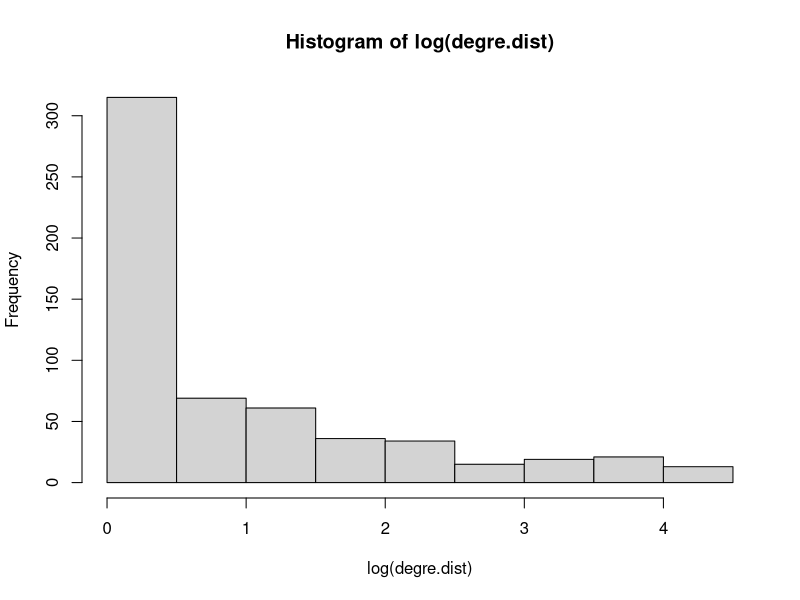
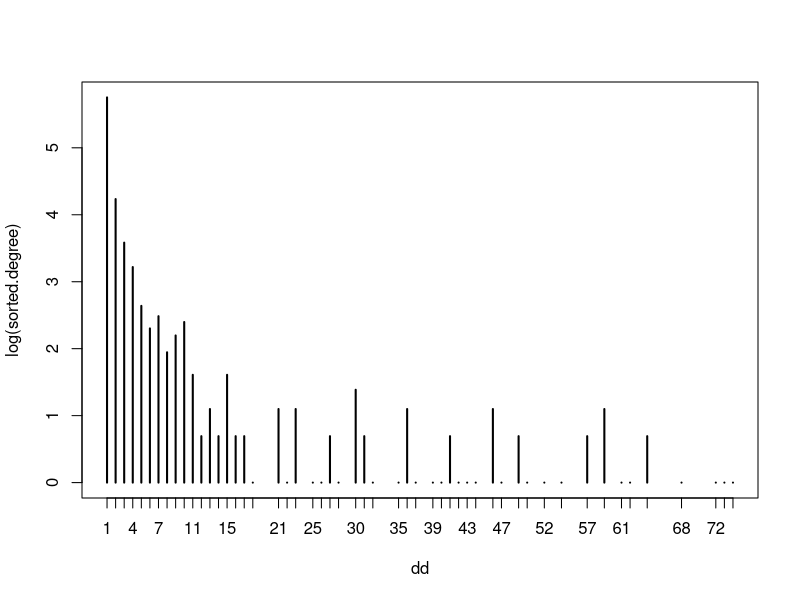
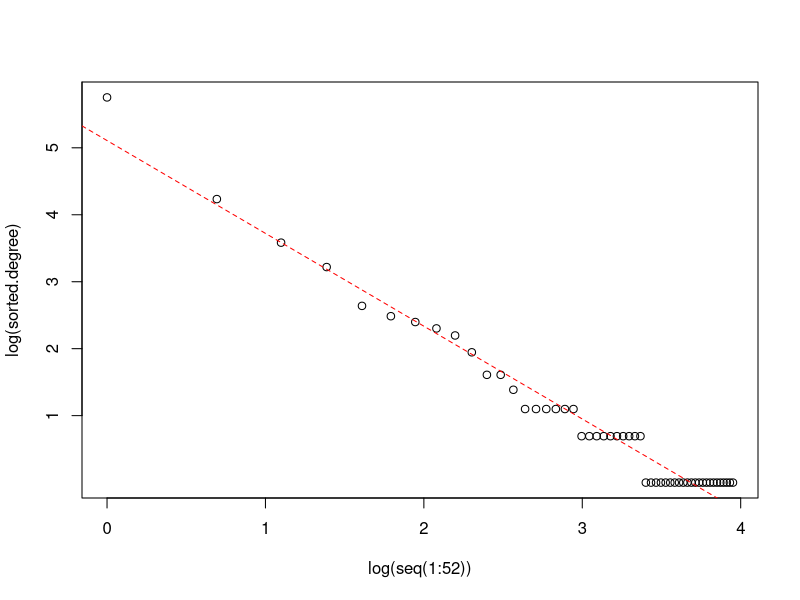

Source code (R) for these figures, in order:
setwd("C:\\R\\data\\how simple are tropical food webs\\guilds data from equal sampling\\")
guilds <- read.table("guilds.csv", header = TRUE, sep = "\t")

guilds[is.na(guilds)] = 0
guilds <- guilds[,2:39]

insects.degree <- rowSums(guilds>0)
insects.degree <- as.matrix(insects.degree)
dim(insects.degree)

plants.degree <- colSums(guilds>0)
plants.degree <- as.matrix(plants.degree)
dim(plants.degree)

degre.dist <- rbind(insects.degree, plants.degree)
dim(degre.dist)
hist(log(degre.dist))

dd <- degre.dist[,1]
degree <- table(dd)
sorted.degree <- sort(degree, decreasing = TRUE)
plot(log(sorted.degree))
dim(sorted.degree)
plot(log(seq(1:52)), log(sorted.degree))
log.fit.degree <- lm(log(sorted.degree) ~ log(seq(1:52)))
abline(log.fit.degree, col = "red", lty = 2)
